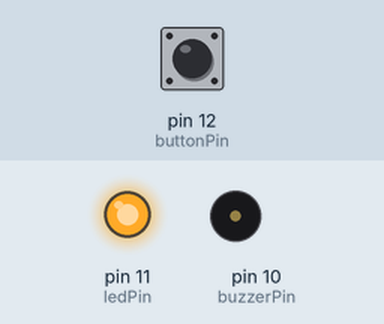
Recording of a sketch running on a simulated Arduino Uno, built with avr-gcc and run on an emulated ATmega328P. Shown: output pins drawn as LEDs (lit = HIGH), buzzer (waves = sounding). The test bench sets the inputs (shaded band); at power-on: pin 12 (buttonPin) LOW.

Above: at 1.2 s.
1.3 s: pin 12 (buttonPin) pulled HIGH for 0.15 s
At 2.3 s:
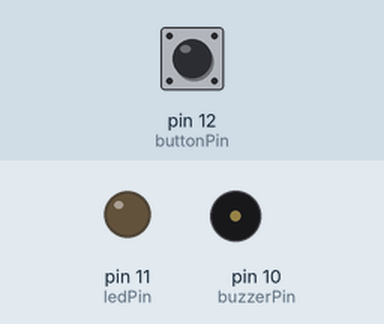
3.0 s: pin 12 (buttonPin) pulled HIGH for 1 s
At 4.9 s:
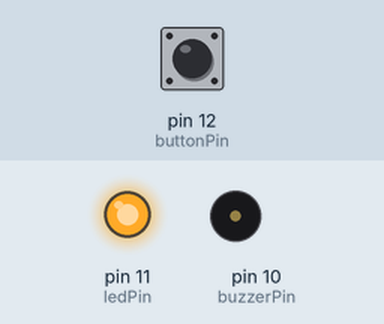
5.6 s: pin 12 (buttonPin) pulled HIGH for 3.2 s
At 8.9 s:
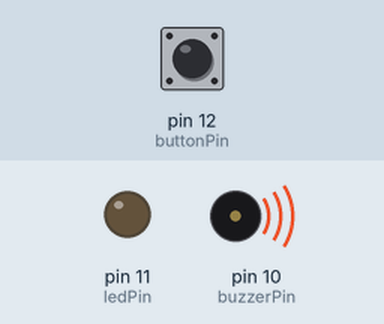
Timing chart, 0 to 10.5 s (numbered marks = the images above; inputs shaded):
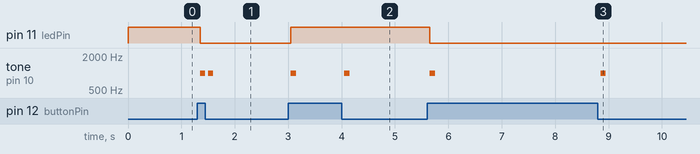

Measured:
- after the input at 1.3 s, pin 11 (ledPin): HIGH → LOW after 0.05 s; tone on pin 10 (buzzerPin): alternates 1000 Hz for 0.10 s and silent for 0.05 s, 4 changes in all, then stays silent, starting after 0.05 s
- after the input at 3.0 s, pin 11 (ledPin): LOW → HIGH after 0.05 s; tone on pin 10 (buzzerPin): alternates 1000 Hz for 0.10 s and silent for 0.90 s, starting after 0.05 s
- after the input at 5.6 s, pin 11 (ledPin): HIGH → LOW after 0.05 s; tone on pin 10 (buzzerPin): alternates 1000 Hz for 0.10 s and silent for 3.1 s, 4 changes in all, then stays silent, starting after 0.05 s

The sketch:

testDebouncedSwitchandBuzzer.ino
```cpp
#include <Wire.h>

const int buttonPin = 12;
const int ledPin = 11;
const int buzzerPin = 10;

int buttonState;             // the current reading from the input pin
int lastButtonState = LOW;   // the previous reading from the input pin
// the following variables are unsigned longs because the time, measured in
// milliseconds, will quickly become a bigger number than can be stored in an int.
unsigned long lastDebounceTime = 0;  // the last time the output pin was toggled
unsigned long debounceDelay = 50;    // the debounce time; increase if the output flickers

// Variables will change:
int redLEDState = HIGH;         // the current state of the output pin
void setup() {
  pinMode(buttonPin, INPUT);
  pinMode(ledPin, OUTPUT);

  // set initial LED state
  digitalWrite(ledPin, redLEDState);
}

void loop() {
  // read the state of the switch into a local variable:
  int reading = digitalRead(buttonPin);

  // check to see if you just pressed the button
  // (i.e. the input went from LOW to HIGH), and you've waited long enough
  // since the last press to ignore any noise:

  // If the switch changed, due to noise or pressing:
  if (reading != lastButtonState) {
    // reset the debouncing timer
    lastDebounceTime = millis();
  }

  if ((millis() - lastDebounceTime) > debounceDelay) {
    // whatever the reading is at, it's been there for longer than the debounce
    // delay, so take it as the actual current state:

    // if the button state has changed:
    if (reading != buttonState) {
      buttonState = reading;
      tone(10,1000,100);
      // only toggle the LED if the new button state is HIGH
      if (buttonState == HIGH) {
        redLEDState = !redLEDState;
      }
    }
  }

  // set the LED:
  digitalWrite(ledPin, redLEDState);

  // save the reading. Next time through the loop, it'll be the lastButtonState:
  lastButtonState = reading;
}
//void setupMPU(){
//  Wire.beginTransmission(0b1101000); //This is the I2c address of the MPU
//  Wire.write((byte)0x6B); //Accessing the register 6B - Power Management (See 4.28 in MPU data sheet https://invensense.tdk.com/wp-content/uploads/2015/02/MPU-6000-Register-Map1.pdf)
//  Wire.write((byte)0b0000000); //Writing zero to every bit in the 0x6B register
//  Wire.endTransmission();
//
//  Wire.beginTransmission(0b1101000);
//  Wire.write(0x1C); //Accesssing the register 1C - Accelerometer Configuration (See 4.5  in Data Sheet)
//  Wire.write(0b00001000); // Set to +-4g Full Scale Range, so the LSB Sensitivity is 8192 LSB/g
//  Wire.endTransmission();
//
//  Wire.beginTransmission(0b1101000);
//  Wire.write(0x1B);//Accessing the register 1B - Gyroscope Configuration
//  Wire.write(0b00001100); //Set the Full Scale Range to +-1000 degress/s
//  Wire.endTransmission();
//}
//
//void recordAccelRegisters(){
//  Wire.beginTransmission(0b1101000);
//  Wire.write(0x3B); //Starting register for Accel Readings
//  Wire.endTransmission();
//  Wire.requestFrom(0b1101000,6);
//  while(Wire.available()<6);
//  accelX = Wire.read()<<8|Wire.read();
//  accelY = Wire.read()<<8|Wire.read();
//  accelZ = Wire.read()<<8|Wire.read();
//  processAccelData();
//}
//
//void processAccelData(){
//  gForceX = accelX / 8192.0;
//  gForceY = accelY / 8192.0;
//  gForceZ = accelZ / 8192.0;
//}
//
//void recordGyroRegisters(){
//  Wire.beginTransmission(0b1101000);
//  Wire.write(0x43);
//  Wire.endTransmission();
//  Wire.requestFrom(0b1101000,6);
//  while(Wire.available()<6);
//  gyroX = Wire.read()<<8|Wire.read();
//  gyroY = Wire.read()<<8|Wire.read();
//  gyroZ = Wire.read()<<8|Wire.read();
//  processGyroData();
//}
//
//void processGyroData(){
//  rotX = gyroX/131.0;
//  rotY = gyroY/131.0;
//  rotZ = gyroZ/131.0;
//}
//
//void printData(bool on){
//    delay(500);
//    Serial.println((String)"Gyro (deg) X: " +rotX + " " + "Y: " + rotY + " " + "Z: " + rotZ);
//    Serial.println((String)" Accel (g) X: " +gForceX + " " + "Y: " + gForceY + " " + "Z: " + gForceZ);
//}
```
